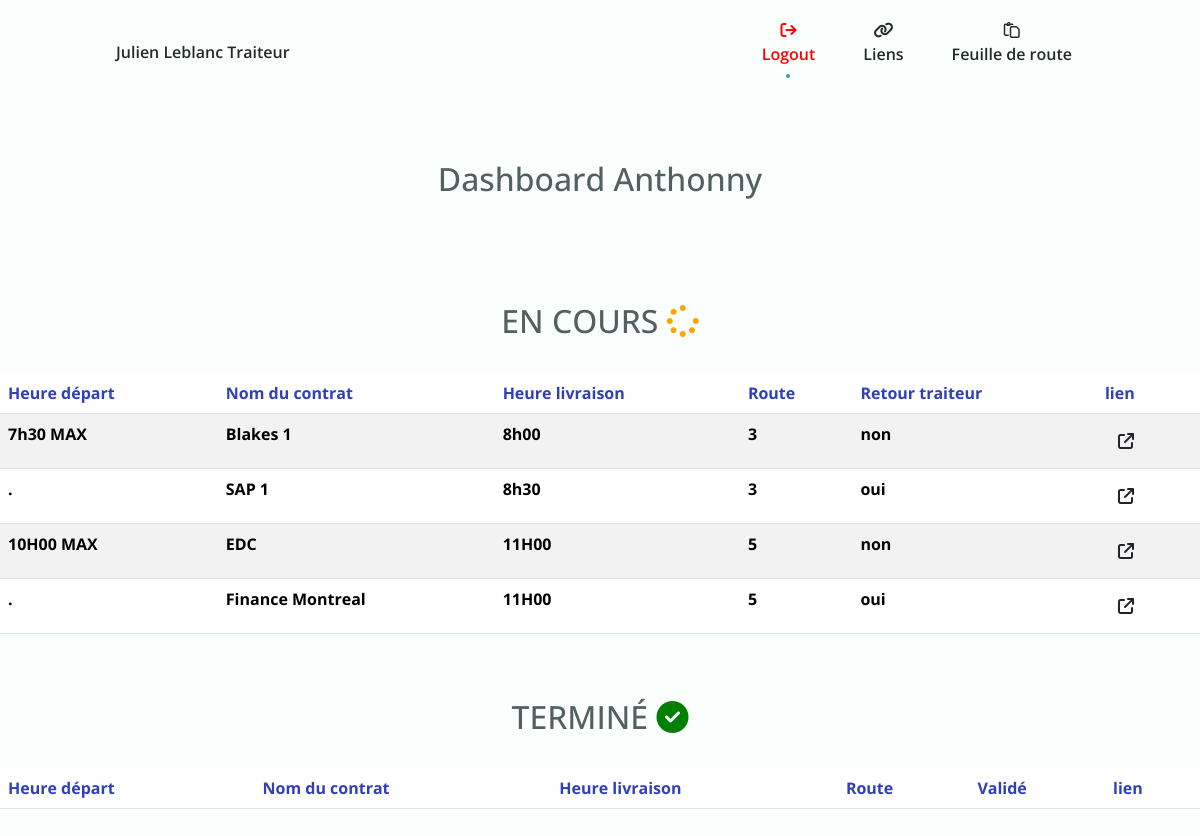
The page /journee/1/livreur/3 (signed in) on the database its author committed.
### listings/models.py (models this page shows, shortened)
class Livreur(models.Model):
        nom = models.fields.CharField(max_length=100)
        user = models.OneToOneField(User, null=True, on_delete=models.CASCADE)

class Livraison(models.Model):
    nom = models.fields.CharField(max_length=100)
    route = models.ForeignKey(Route, null=True, blank=True, on_delete=models.SET_NULL)
    heure_depart = models.fields.CharField(null=True, blank=True, max_length=100)
    heure_livraison = models.fields.CharField(null=True, blank=True, max_length=100)
    client = models.ForeignKey(Client, null=True, on_delete=models.SET_NULL)
    date = models.fields.DateField(null=True, blank=True,)
    commentaire = models.fields.CharField(null=True, blank=True, max_length=100)
    details_commande = models.FileField(null=True, blank=True, upload_to='media/commandesdetail/')
    infodetail = models.fields.CharField(null=True, blank=True, max_length=100)
    livreur = models.ForeignKey(Livreur, null=True, blank=True, on_delete=models.SET_NULL)
    aidelivreur = models.fields.CharField(null=True, blank=True, max_length=100)
    checklist = models.fields.CharField(null=True, blank=True, max_length =3)
    retourtraiteur = models.fields.CharField(null=True, blank=True, max_length = 3)
    recuperation = models.fields.CharField(null=True, blank=True, max_length = 3)
    status = models.BooleanField(default=False)

class Route(models.Model):
     nom = models.fields.CharField(max_length=100)
     def __str__(self):
        return f'{self.nom}'

### listings/views.py (the view)
# urls.py: path('journee/<int:id>/livreur/<int:pk>', views.dashboard, name='dashboard'),
def dashboard(request, pk, id):  # notez le paramètre id supplémentaire
    if request.user.is_authenticated :
        livreur = Livreur.objects.get(user_id= pk)
        livraisonsroute  = Livraison.objects.order_by('route')
        taches = Tacheafaire.objects.all()
        journee = Journee.objects.get(id=id)
        recuperation = "oui"
        countlivraisonok = Livraison.objects.filter(status=True)
        return render(request, "listings/dashboard.html", context={'livreur':livreur,
                                                                'livraisonsroute' : livraisonsroute,
                                                                'taches' : taches,
                                                                'recuperation' : recuperation,
                                                                'journee' : journee,
                                                                'countlivraisonok' : countlivraisonok,
                                                                })
    else:
        return redirect('home')

### listings/templates/listings/dashboard.html (shortened to what this page needs)
{% extends 'listings/base.html' %}
{% load static %}
{% block content %}
<nav class="nav container">
  <a href="#" class="nav__logo">Julien Leblanc Traiteur</a>
  <div class="nav__menu" id="nav-menu">
      <ul class="nav__list">
        {% if user.is_authenticated %}
          <li class="nav__item">
            <form action="{% url 'logout' %}" method="post">
              <button type="submit" class="nav__link active-link" style="color: red;"><i class="fa-solid fa-arrow-right-from-bracket"></i>
          </form>
                  <span class="nav__name">Logout</span>
          </li>
          {% else %}
          <li class="nav__item">
            <a href="{% url 'login' %}" class="nav__link" style="color: green;"><i class="fa-regular fa-user"></i></i></a>
                  <span class="nav__name">Login</span>
              </a>
          </li>
          {% endif %}
          <li class="nav__item">
            <a type="button" class="nav__link" data-bs-toggle="offcanvas" href="#offcanvasExample" role="button" aria-controls="offcanvasExample">
              <i class="fa-solid fa-link"></i><span class="nav__name">Liens</span>
            </a>
          </li>
          <li class="nav__item">
            <a  href="{% url 'journee-detail' journee.id %}" class="nav__link"><i class="fa-regular fa-paste"></i>
              <span class="nav__name">Feuille de route</span>
            </a>
          </li>
      </ul>
  </div>
</nav>
<br>
<br>
<br>
<div style="text-align: center;">
    <h2>Dashboard {{ livreur.nom }}</h2>
    <br>
    <br>
</div>
<br>
  <br>
  <h2 style="text-align: center;" id="listlivraisons">EN COURS <i class="fa-solid fa-spinner fa-spin" style="color: orange;"></i>
</h2>
  <br>
            <table class="table table-striped">
              <thead class="thead-dark">
                <tr>
                  <th scope="col" style="color: #303FBA;">Heure départ</th>
                  <th scope="col" style="color: #303FBA;">Nom du contrat</th>
                  <th scope="col" style="color: #303FBA;">Heure livraison</th>
                  <th scope="col" style="color: #303FBA;">Route</th>
                  <th scope="col" style="color: #303FBA;">Retour traiteur</th>
                  <th scope="col" style="color: #303FBA;">lien</th>
                </tr>
              </thead>
              <tbody>
                {% for livraison in livraisonsroute %}
                {% if livraison.date == journee.date and livraison.livreur.nom == livreur.nom and livraison.status == False and livraison.recuperation == recuperation %}
                <tr>
                  <td style="color: #F1B3DA;"><strong>{{ livraison.heure_depart }}</strong></td>
                  <td style="color: #F1B3DA;"><strong>{{livraison.nom}}</strong></td>
                  <td style="color: #F1B3DA;"><strong>{{ livraison.heure_livraison }}</strong></td>
                  <td style="color: #F1B3DA;"><strong>{{ livraison.route }}</strong></td>
                  <td style="color: #F1B3DA;"><strong>{{livraison.retourtraiteur}}</strong></td>
                  <td style="color: #F1B3DA;"><a href="{% url 'livraison-detail' livraison.id %}" class="btn" ><i class="fa-solid fa-arrow-up-right-from-square"></i></a></td>
                </tr>
                {% elif livraison.date == journee.date and livraison.livreur.nom == livreur.nom and livraison.status == False %}
                <tr>
                  <td><strong>{{ livraison.heure_depart }}</strong></td>
                  <td ><strong>{{livraison.nom}}</strong></td>
                  <td ><strong>{{ livraison.heure_livraison }}</strong></td>
                  <td ><strong>{{ livraison.route }}</strong></td>
                  <td ><strong>{{livraison.retourtraiteur}}</strong></td>
                  <td ><a href="{% url 'livraison-detail' livraison.id %}" class="btn" ><i class="fa-solid fa-arrow-up-right-from-square"></i></a></td>
                </tr>
                  {% endif %}
                {% endfor %}
              </tbody>
            </table>
                <br>
                <br>
  <h2 style="text-align: center;" id="listlivraisons">TERMINÉ <i class="fa-solid fa-circle-check" style="color: green;"></i></h2>
  <br>
  <table class="table table-striped">
    <thead class="thead-dark">
      <tr>
        <th scope="col" style="color: #303FBA;">Heure départ</th>
        <th scope="col" style="color: #303FBA;">Nom du contrat</th>
        <th scope="col" style="color: #303FBA;">Heure livraison</th>
        <th scope="col" style="color: #303FBA;">Route</th>
        <th scope="col" style="color: #303FBA;">Validé</th>
        <th scope="col" style="color: #303FBA;">lien</th>
      </tr>
    </thead>
            </table>
<br>
<br>
<br>
<br>
<br>
{% endblock %}

### listings/static/listings/styles.css (style rules this page uses)
:root { --header-height: 3rem; --hue: 174; --sat: 63%; --first-color: hsl(var(--hue), var(--sat), 40%); --first-color-alt: hsl(var(--hue), var(--sat), 36%); --title-color: hsl(var(--hue), 12%, 15%); --text-color: hsl(var(--hue), 8%, 35%); --body-color: hsl(var(--hue), 100%, 99%); --container-color: #FFF; --body-font: 'Open Sans', sans-serif; --h1-font-size: 1.5rem; --normal-font-size: .938rem; --tiny-font-size: .625rem; --z-tooltip: 10; --z-fixed: 100; }
@media screen and (min-width: 968px) { :root { --h1-font-size: 2.25rem; --normal-font-size: 1rem; } }
* { box-sizing: border-box; padding: 0; margin: 0; }
html { scroll-behavior: smooth; }
body { margin: var(--header-height) 0 0 0; font-family: var(--body-font); font-size: var(--normal-font-size); background-color: var(--body-color); color: var(--text-color); }
ul { list-style: none; }
a { text-decoration: none; }
.container { max-width: 968px; margin-left: 1rem; margin-right: 1rem; }
.nav { height: var(--header-height); display: flex; justify-content: space-between; align-items: center; }
.nav__logo { color: var(--title-color); font-weight: 600; }
.nav__list, .nav__link { display: flex; }
.nav__link { flex-direction: column; align-items: center; row-gap: 4px; color: var(--title-color); font-weight: 600; }
.nav__list { justify-content: space-around; }
.nav__name { font-size: var(--tiny-font-size); }
.active-link { position: relative; color: var(--first-color); transition: .3s; }
@media screen and (min-width: 576px) { .nav__list { justify-content: center; column-gap: 3rem; } }
@media screen and (min-width: 767px) { body { margin: 0; } }
@media screen and (min-width: 767px) { .nav { height: calc(var(--header-height) + 1.5rem); } }
@media screen and (min-width: 767px) { .nav__name { font-size: var(--normal-font-size); } }
@media screen and (min-width: 767px) { .active-link::before { content: ''; position: absolute; bottom: -.75rem; width: 4px; height: 4px; background-color: var(--first-color); border-radius: 50%; } }
@media screen and (min-width: 1024px) { .container { margin-left: auto; margin-right: auto; } }
button { background: transparent; border: none; }

### rows shown on the page
Livreur: nom "Anthonny"
Livraison: heure_depart "7h30 MAX", nom "Blakes 1", heure_livraison "8h00", route "3", retourtraiteur "non"
Livraison: heure_depart ".", nom "SAP 1", heure_livraison "8h30", route "3", retourtraiteur "oui"
Livraison: heure_depart "10H00 MAX", nom "EDC", heure_livraison "11H00", route "5", retourtraiteur "non"
Livraison: heure_depart ".", nom "Finance Montreal", heure_livraison "11H00", route "5", retourtraiteur "oui"
